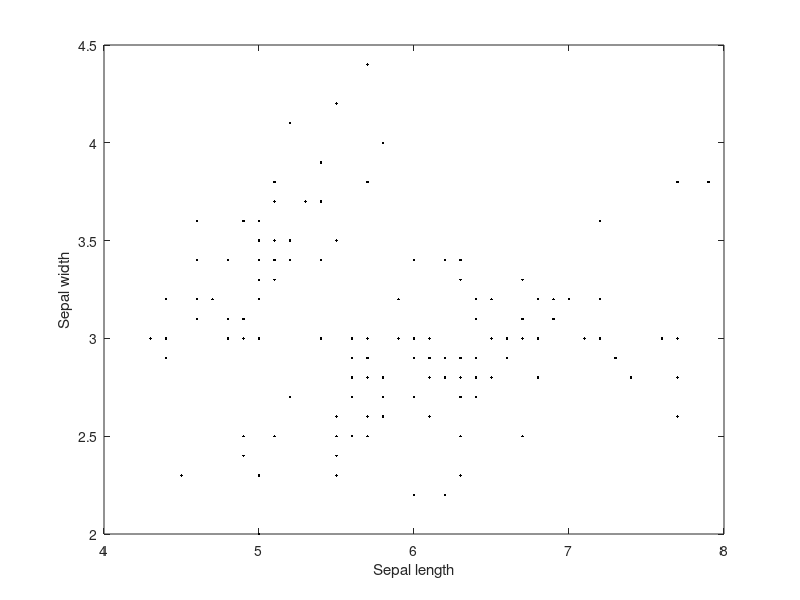
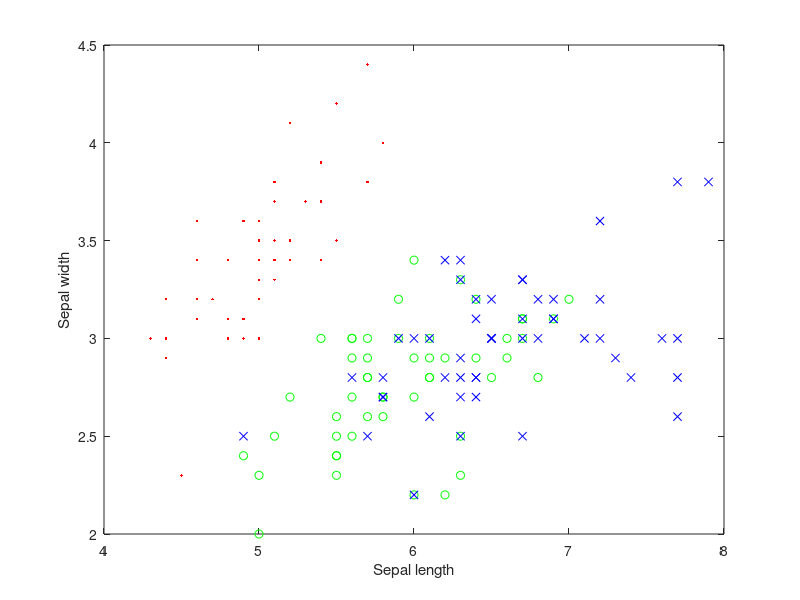
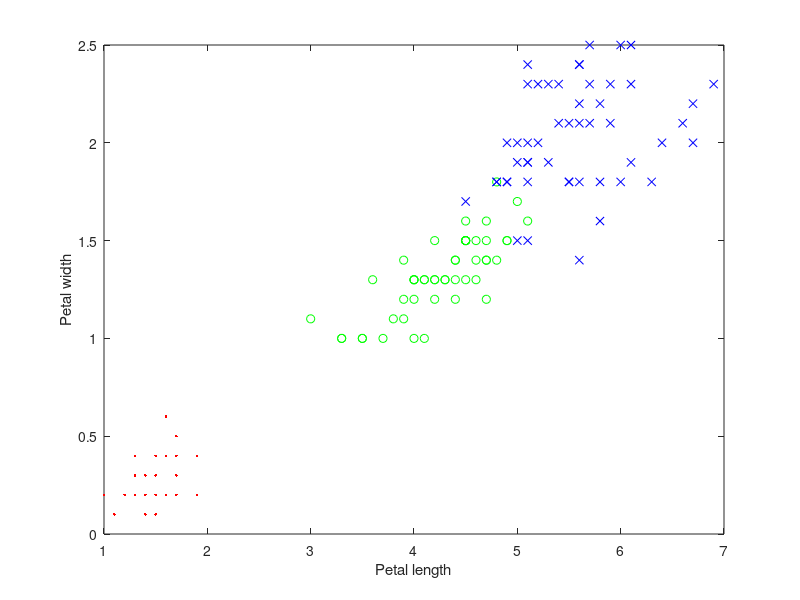

These figures' MATLAB source, in order:
%% clear: 작업공간의 변수를 모두 지워라/ close all: 그림이 떠 있다면 다 지워라 / clc: 명령창에 있는 것들을 다 지워라
clear all; close all; clc;

% 붓꽃 데이터 불러오기
% meas 1열: sepal length
% meas 2열: sepal width
% meas 3열: petal length
% meas 4열: petal width
% spedies: 꽃 종류

load fisheriris;

%% 특징그려보기 (sepal length, width)
figure;
plot(meas(:,1), meas(:,2),'k. ');
xlabel('Sepal length');
ylabel('Sepal width');

%% 각 종을 숫자로 표현 1: setosa, 2: versicolor, 3: virginica
spcs2num = [];
for k=1:1:length(species)
    if strcmp(species(k), 'setosa')==1
        spcs2num(k,1) = 1;
    elseif strcmp(species(k), 'versicolor')==1
        spcs2num(k,1) = 2;
    elseif strcmp(species(k), 'virginica')==1
        spcs2num(k,1) = 3;
    end
end

%% 종별로 다른 색으로 그려보기
idx1 = find(spcs2num == 1); % setosa만 찾기
idx2 = find(spcs2num == 2); % versicolor만 찾기
idx3 = find(spcs2num == 3); % virginica만 찾기

figure;
plot(meas(idx1,1), meas(idx1,2), 'r.'); hold on; %setosa는 빨간색 점으로
plot(meas(idx2,1), meas(idx2,2), 'go'); hold on; %versicolor는 녹색 동그라미로
plot(meas(idx3,1), meas(idx3,2), 'bx'); hold on; %virginica는 파란색 x로
xlabel('Sepal length');
ylabel('Sepal width');

figure;
plot(meas(idx1,3), meas(idx1,4), 'r.'); hold on; %setosa는 빨간색으로
plot(meas(idx2,3), meas(idx2,4), 'go'); hold on; %versicolor는 녹색으로
plot(meas(idx3,3), meas(idx3,4), 'bx'); hold on; %virginica는 파란색으로
xlabel('Petal length');
ylabel('Petal width');

%% 학습데이터와 평가데이터 나누기
% 두개의 그룹만 먼저 나눠봅시다 versicolor vs. virginica
% 오늘은 편의상 아래와 같이 나누겠음
% 1~50: setasa, 51~100: versicolor, 101~150: virginica
% 학습데이터. 71~100: versicolor, 121~150: virdinica 총 60개
% 평가데이터. 51~70: versicolor, 101~120: virginica 총 40개자
tr_id = [71:1:100 121:1:150];
Training_data = meas(tr_id,:);
Training_label = spcs2num(tr_id,:);

ts_id = [51:1:70 101:1:120];
Test_data = meas(ts_id,:);
Test_label = spcs2num(ts_id,:);
